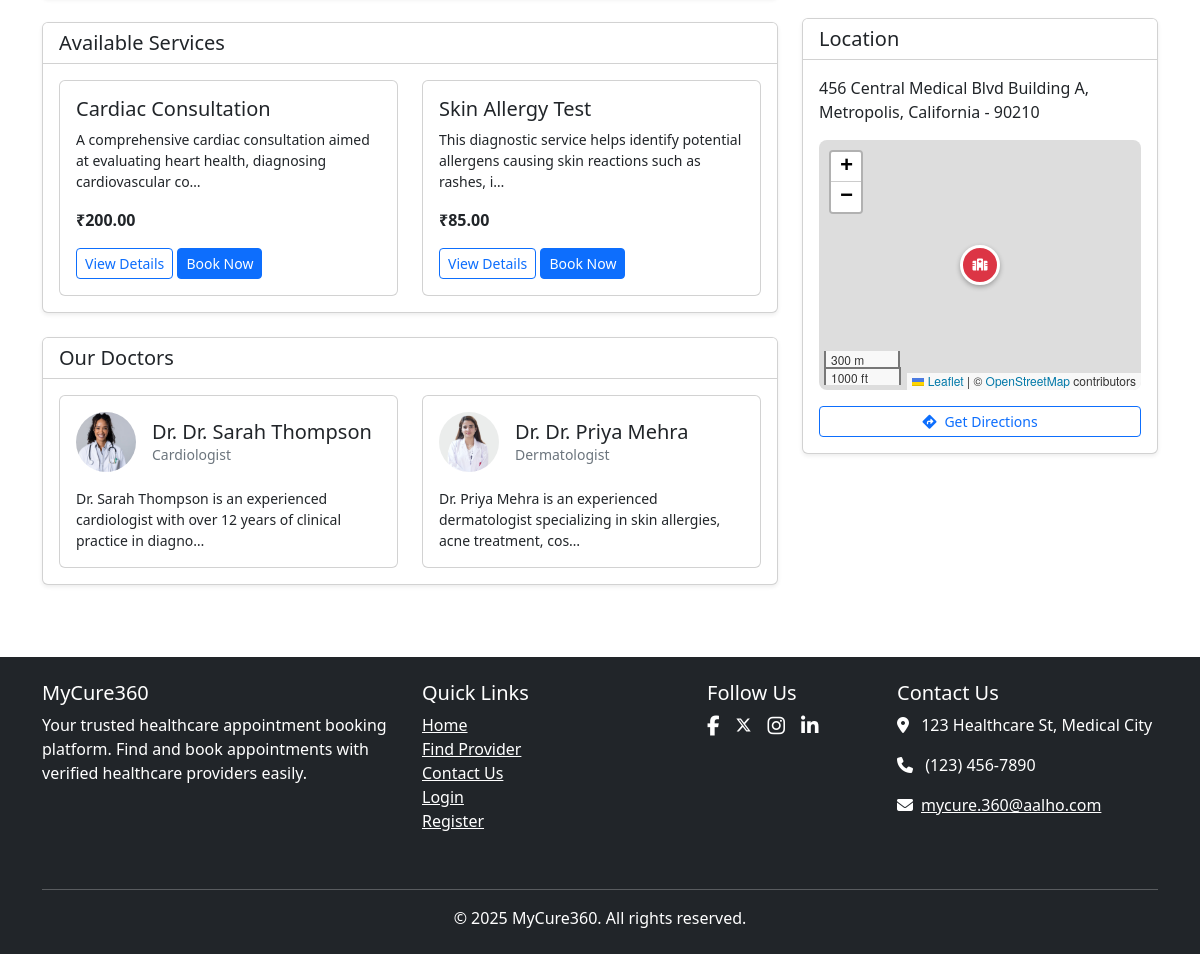
Page /appointments/authority/1/ (lower part) on the earlier database version.
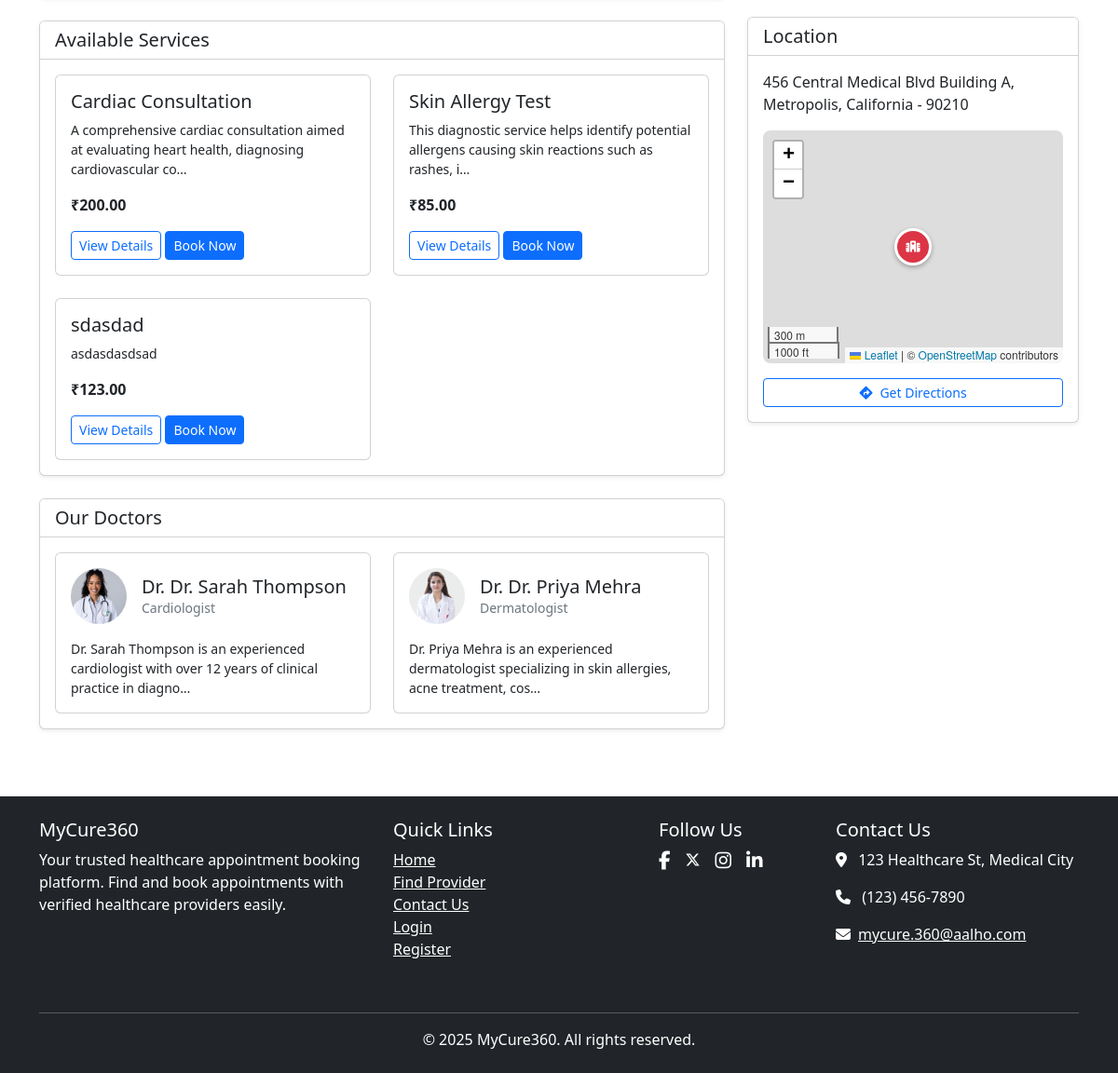
Same page on the later database version.
### authorities/models.py (models this page shows, shortened)
class Service(models.Model):
    authority = models.ForeignKey(Authority, on_delete=models.CASCADE, related_name='services')
    name = models.CharField(max_length=255)
    description = models.TextField()
    doctors = models.ManyToManyField(Doctor, related_name='services', blank=True)
    price = models.DecimalField(max_digits=10, decimal_places=2)
    duration_minutes = models.PositiveIntegerField(default=30)
    is_active = models.BooleanField(default=True)
    created_at = models.DateTimeField(auto_now_add=True)
    updated_at = models.DateTimeField(auto_now=True)
    class Meta:
        verbose_name = 'Service'
        verbose_name_plural = 'Services'
        db_table = 'services'

class Doctor(models.Model):
    GENDER_CHOICES = (
        ('MALE', 'Male'),
        ('FEMALE', 'Female'),
        ('OTHER', 'Other'),
    )
    authority = models.ForeignKey(Authority, on_delete=models.CASCADE, related_name='doctors')
    name = models.CharField(max_length=255)
    specialization = models.CharField(max_length=255)
    qualification = models.CharField(max_length=255)
    experience_years = models.PositiveIntegerField()
    gender = models.CharField(max_length=6, choices=GENDER_CHOICES)
    photo = models.ImageField(upload_to='doctor_photos/', blank=True, null=True)
    email = models.EmailField(blank=True, null=True)
    phone = models.CharField(max_length=15, blank=True, null=True)
    bio = models.TextField(blank=True, null=True)
    consultation_fee = models.DecimalField(max_digits=10, decimal_places=2, blank=True, null=True)
    is_active = models.BooleanField(default=True)
    created_at = models.DateTimeField(auto_now_add=True)
    updated_at = models.DateTimeField(auto_now=True)
    class Meta:
        verbose_name = 'Doctor'
        verbose_name_plural = 'Doctors'
        db_table = 'doctors'

### appointments/views.py (the view)
# urls.py: path('authority/<int:authority_id>/', views.authority_detail_view, name='admin_authority_detail'),
def authority_detail_view(request, authority_id):
    authority = get_object_or_404(Authority, id=authority_id, is_verified=True)
    services = Service.objects.filter(authority=authority, is_active=True)
    doctors = Doctor.objects.filter(authority=authority)
    context = {
        'authority': authority,
        'services': services,
        'doctors': doctors,
    }
    return render(request, 'appointments/authority_detail.html', context)

### appointments/templates/appointments/authority_detail.html (shortened to what the changed rows need)
{% extends 'base.html' %}
{% load static %}
{% block extra_css %}
<link rel="stylesheet" href="https://cdnjs.cloudflare.com/ajax/libs/leaflet/1.9.4/leaflet.min.css" />
{% endblock %}
{% block content %}
<div class="container py-4">
    <div class="row">
        <div class="col-lg-8">
            <div class="card shadow-sm mb-4">
                <div class="card-body">
                    {% if services %}
                        <div class="row row-cols-1 row-cols-md-2 g-4">
                            {% for service in services %}
                                <div class="col">
                                    <div class="card h-100">
                                        <div class="card-body">
                                            <h5 class="card-title">{{ service.name }}</h5>
                                            <p class="card-text small">{{ service.description|truncatechars:100 }}</p>
                                            <p class="card-text"><strong>₹{{ service.price }}</strong></p>
                                            <a href="{% url 'service_detail' service.id %}" class="btn btn-sm btn-outline-primary">View Details</a>
                                            <a href="{% url 'book_appointment' service.id %}" class="btn btn-sm btn-primary">Book Now</a>
                                        </div>
                                    </div>
                                </div>
                            {% endfor %}
                        </div>
                    {% else %}
                        <div class="text-center py-4">
                            <p class="text-muted">No services available at the moment.</p>
                        </div>
                    {% endif %}
                </div>
            </div>
            <div class="card shadow-sm">
                <div class="card-body">
                    {% if doctors %}
                        <div class="row row-cols-1 row-cols-md-2 g-4">
                            {% for doctor in doctors %}
                                <div class="col">
                                    <div class="card h-100">
                                        <div class="card-body">
                                            <div class="d-flex align-items-center mb-3">
                                                {% if doctor.photo %}
                                                    <img src="{{ doctor.photo.url }}" alt="Dr. {{ doctor.name }}" class="rounded-circle me-3" style="width: 60px; height: 60px; object-fit: cover;">
                                                {% else %}
                                                    <div class="bg-light rounded-circle d-flex align-items-center justify-content-center me-3" style="width: 60px; height: 60px;">
                                                        <i class="fas fa-user-md text-secondary"></i>
                                                    </div>
                                                {% endif %}
                                                <div>
                                                    <h5 class="card-title mb-0">Dr. {{ doctor.name }}</h5>
                                                    <p class="card-text text-muted small">{{ doctor.specialization }}</p>
                                                </div>
                                            </div>
                                            <p class="card-text small">{{ doctor.bio|truncatechars:100 }}</p>
                                        </div>
                                    </div>
                                </div>
                            {% endfor %}
                        </div>
                    {% else %}
                        <div class="text-center py-4">
                            <p class="text-muted">No doctors available at the moment.</p>
                        </div>
                    {% endif %}
                </div>
            </div>
        </div>
    </div>
</div>
{% endblock %}

Differences in the rows shown:
added Service: name "sdasdad", description "asdasdasdsad", price "123.00"
